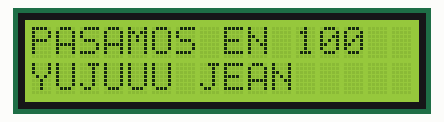
This program was run on a simulated Raspberry Pi (BCM pin numbers). Shown: 16×2 character LCD. What the program prints to the terminal is not drawn.

Above: at 0.4 s.
At 2.4 s:
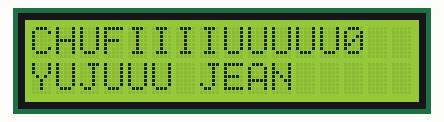
At 4.4 s:
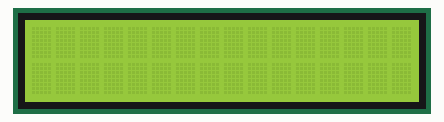

The program:

demo_lcd.py
```python
# Simple string program. Writes and updates strings.
# Demo program for the I2C 16x2 Display from Ryanteck.uk
# Created by Matthew Timmons-Brown for The Raspberry Pi Guy YouTube channel

# Import necessary libraries for commuunication and display use
import lcddriver
import time

# Load the driver and set it to "display"
# If you use something from the driver library use the "display." prefix first
display = lcddriver.lcd()

# Main body of code
try:
    while True:
        # Remember that your sentences can only be 16 characters long!
        print("Writing to display")
        display.lcd_display_string("PASAMOS EN 100", 1) # Write line of text to first line of display
        display.lcd_display_string("YUJUUU JEAN", 2) # Write line of text to second line of display
        time.sleep(2)                                     # Give time for the message to be read
        display.lcd_display_string("CHUFIIIIUUUUU", 1)  # Refresh the first line of display with a different message
        time.sleep(2)                                     # Give time for the message to be read
        display.lcd_clear()                               # Clear the display of any data
        time.sleep(2)                                     # Give time for the message to be read

except KeyboardInterrupt: # If there is a KeyboardInterrupt (when you press ctrl+c), exit the program and cleanup
    print("Cleaning up!")
    display.lcd_clear()
```

lcddriver.py
```python
# Driver library for LCD display. Provided by Ryanteck LTD.
# The procedures below can all be called in your own code!
# You can just stick to the print string one though ;-)

# This is the driver library for the LCD display
# It contains some functions that you can call in your own program
# Just remember that in order to use it you have to import it
# You can do that with the line: import lcddriver
# Make sure that lcddriver is in the same directory though!
# Credit for this code goes to "natbett" of the Raspberry Pi Forum 18/02/13

import i2c_lib
from time import *

# LCD Address
ADDRESS = 0x3f

# commands
LCD_CLEARDISPLAY = 0x01
LCD_RETURNHOME = 0x02
LCD_ENTRYMODESET = 0x04
LCD_DISPLAYCONTROL = 0x08
LCD_CURSORSHIFT = 0x10
LCD_FUNCTIONSET = 0x20
LCD_SETCGRAMADDR = 0x40
LCD_SETDDRAMADDR = 0x80

# flags for display entry mode
LCD_ENTRYRIGHT = 0x00
LCD_ENTRYLEFT = 0x02
LCD_ENTRYSHIFTINCREMENT = 0x01
LCD_ENTRYSHIFTDECREMENT = 0x00

# flags for display on/off control
LCD_DISPLAYON = 0x04
LCD_DISPLAYOFF = 0x00
LCD_CURSORON = 0x02
LCD_CURSOROFF = 0x00
LCD_BLINKON = 0x01
LCD_BLINKOFF = 0x00

# flags for display/cursor shift
LCD_DISPLAYMOVE = 0x08
LCD_CURSORMOVE = 0x00
LCD_MOVERIGHT = 0x04
LCD_MOVELEFT = 0x00

# flags for function set
LCD_8BITMODE = 0x10
LCD_4BITMODE = 0x00
LCD_2LINE = 0x08
LCD_1LINE = 0x00
LCD_5x10DOTS = 0x04
LCD_5x8DOTS = 0x00

# flags for backlight control
LCD_BACKLIGHT = 0x08
LCD_NOBACKLIGHT = 0x00

En = 0b00000100 # Enable bit
Rw = 0b00000010 # Read/Write bit
Rs = 0b00000001 # Register select bit

class lcd:
   #initializes objects and lcd
   def __init__(self):
      self.lcd_device = i2c_lib.i2c_device(ADDRESS)

      self.lcd_write(0x03)
      self.lcd_write(0x03)
      self.lcd_write(0x03)
      self.lcd_write(0x02)

      self.lcd_write(LCD_FUNCTIONSET | LCD_2LINE | LCD_5x8DOTS | LCD_4BITMODE)
      self.lcd_write(LCD_DISPLAYCONTROL | LCD_DISPLAYON)
      self.lcd_write(LCD_CLEARDISPLAY)
      self.lcd_write(LCD_ENTRYMODESET | LCD_ENTRYLEFT)
      sleep(0.2)

   # clocks EN to latch command
   def lcd_strobe(self, data):
      self.lcd_device.write_cmd(data | En | LCD_BACKLIGHT)
      sleep(.0005)
      self.lcd_device.write_cmd(((data & ~En) | LCD_BACKLIGHT))
      sleep(.0001)

   def lcd_write_four_bits(self, data):
      self.lcd_device.write_cmd(data | LCD_BACKLIGHT)
      self.lcd_strobe(data)

   # write a command to lcd
   def lcd_write(self, cmd, mode=0):
      self.lcd_write_four_bits(mode | (cmd & 0xF0))
      self.lcd_write_four_bits(mode | ((cmd << 4) & 0xF0))

   # put string function
   def lcd_display_string(self, string, line):
      if line == 1:
         self.lcd_write(0x80)
      if line == 2:
         self.lcd_write(0xC0)
      if line == 3:
         self.lcd_write(0x94)
      if line == 4:
         self.lcd_write(0xD4)

      for char in string:
         self.lcd_write(ord(char), Rs)

   # clear lcd and set to home
   def lcd_clear(self):
      self.lcd_write(LCD_CLEARDISPLAY)
      self.lcd_write(LCD_RETURNHOME)
```

i2c_lib.py
```python
import smbus
from time import *

class i2c_device:
   def __init__(self, addr, port=1):
      self.addr = addr
      self.bus = smbus.SMBus(port)

# Write a single command
   def write_cmd(self, cmd):
      self.bus.write_byte(self.addr, cmd)
      sleep(0.0001)

# Write a command and argument
   def write_cmd_arg(self, cmd, data):
      self.bus.write_byte_data(self.addr, cmd, data)
      sleep(0.0001)

# Write a block of data
   def write_block_data(self, cmd, data):
      self.bus.write_block_data(self.addr, cmd, data)
      sleep(0.0001)

# Read a single byte
   def read(self):
      return self.bus.read_byte(self.addr)

# Read
   def read_data(self, cmd):
      return self.bus.read_byte_data(self.addr, cmd)

# Read a block of data
   def read_block_data(self, cmd):
      return self.bus.read_block_data(self.addr, cmd)
```

Measured:
- by itself, everything shown: repeats every 6.1 s, in 5 steps
- what the display in image 0 shows lasts 2.0 s, from 0.3 s to 2.3 s
